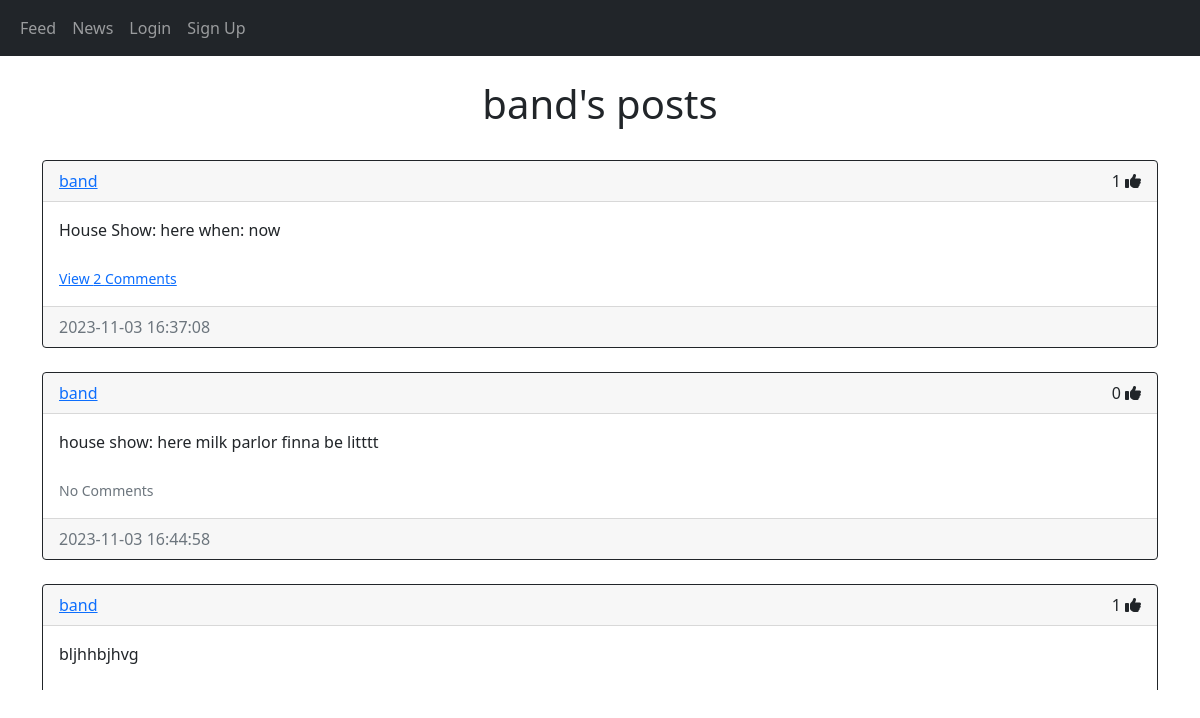
Screenshot of /posts/band with the database file from the repository.
### website/models.py (models this page shows)
class User(db.Model, UserMixin):
    id = db.Column(db.Integer, primary_key=True)
    email = db.Column(db.String(150), unique=True)
    username = db.Column(db.String(150), unique=True)
    password = db.Column(db.String(150))
    date_created = db.Column(db.DateTime(timezone=True), default=func.now())
    posts = db.relationship('Post', backref='user', passive_deletes=True)
    comments = db.relationship('Comment', backref='user', passive_deletes=True)
    likes = db.relationship('Like', backref='user', passive_deletes=True)

class Post(db.Model):
    id = db.Column(db.Integer, primary_key=True)
    text = db.Column(db.Text, nullable=False)
    date_created = db.Column(db.DateTime(timezone=False), default=func.now())
    author = db.Column(db.Integer, db.ForeignKey('user.id', ondelete="CASCADE"), nullable=False)
    comments = db.relationship('Comment', backref='post', passive_deletes=True)
    likes = db.relationship('Like', backref='post', passive_deletes=True)

### website/views.py (the view)
@views.route("/posts/<username>")
def posts(username):
    user = User.query.filter_by(username=username).first()
    if not user:
        flash('No such band.', category='error')
        return redirect(url_for('views.feed'))
    posts = user.posts
    return render_template("posts.html", user=current_user, posts=posts, username=username)

### website/templates/posts.html (shortened to what this page needs)
{% extends "post_div.html" %} {% block title %}{{username}}'s Posts{% endblock %}
{% block header %} {{username}}'s posts {% endblock %}

### website/templates/post_div.html (shortened to what this page needs)
{% extends "base.html" %} {% block title %}Feed{% endblock %}
{% block content%}
<br/>
<h1 align="center">{% block header %}Feed{% endblock %}</h1>
<br/>
<div id="posts">
    {% for post in posts %}
        <div class="card border-dark">
            <div class="card-header d-flex justify-content-between align-items-center">
                <a href="/posts/{{post.user.username}}">{{post.user.username}}</a>
                {% if user.is_authenticated %}
                <div>
                    {{ post.likes|length }}
                    {% if user.id in post.likes|map(attribute="author")|list %}
                    <a href="like-post/{{post.id}}"><i class="fa-solid fa-thumbs-up"></i></a>
                    {% else %}
                    <a href="like-post/{{post.id}}"><i class="fa-regular fa-thumbs-up"></i></a>
                    {% endif %}
                    {% if user.id == post.author %}
                    <div class="btn-group">
                        <button type="button" class="btn btn-sm btn-primary dropdown-toggle" data-bs-toggle="dropdown">
                        </button>
                        <ul class="dropdown-menu">
                            <li><a href="/delete-post/{{post.id}}" class="dropdown-item">Delete</a></li>
                        </ul>
                    </div>
                    {% endif %}
                </div>
                {% else %}
                <div>
                    {{ post.likes|length }}
                    <i class="fa-solid fa-thumbs-up"></i>
                </div>
                {% endif %}
            </div>
            <div class="card-body">
                <div class="card-text">{{post.text}}</div>
                <br />
                <p class="card-text">
                    {% if post.comments|length > 0 %}
                    <a data-bs-toggle="collapse" href="#comments-{{post.id}}" role="button">
                        <small>View {{post.comments|length}} Comments</small>
                    </a>
                    {% else %}
                    <small class="text-muted">No Comments</small>
                    {% endif %}
                </p>
            </div>
            <div class="card-footer text-muted">
                {{post.date_created}}
            </div>
        </div>
    <br />
    {% endfor %}
</div>
{% endblock %}

### website/templates/base.html (shortened to what this page needs)
<!DOCTYPE html>
<html lang="en">
  <head>
    <link
      href="https://cdn.jsdelivr.net/npm/bootstrap@5.0.2/dist/css/bootstrap.min.css"
      rel="stylesheet"
    />
  </head>
  <body>
    <nav class="navbar navbar-expand-lg navbar-dark bg-dark">
      <div class="container-fluid">
        <div class="collapse navbar-collapse" id="navbar">
          <div class="navbar-nav">
            {% if user.is_authenticated %}
            <a class="nav-item nav-link" href="/create-post">Create A Post</a>
            <a class="nav-item nav-link" href="/feed">Feed</a>
            <a class="nav-item nav-link" href="/news">News</a>
            <a class="nav-item nav-link" href="/logout">Logout</a>
            <a class="nav-item nav-link" href="/profile"><i class="fa fa-user" aria-hidden="true"></i></a>
            {% else %}
            <a class="nav-item nav-link" href="/feed">Feed</a>
            <a class="nav-item nav-link" href="/news">News</a>
            <a class="nav-item nav-link" href="/login">Login</a>
            <a class="nav-item nav-link" href="/sign-up">Sign Up</a>
            {% endif %}
          </div>
        </div>
      </div>
    </nav>
    <div class="container">{% block content %}{% endblock %}</div>
  </body>
</html>

### website/templates/post_div.html (style rules this page uses)
#posts { height: 530px; overflow:auto }

### rows the page displays
User: username "band"
Post: user.username "band", likes|length "1", text "House Show: here when: now", comments|length "2", date_created "2023-11-03 16:37:08"
Post: user.username "band", likes|length "0", text "house show: here milk parlor finna be litttt", shows "No Comments", date_created "2023-11-03 16:44:58"
Post: user.username "band", likes|length "1", text "bljhhbjhvg"
